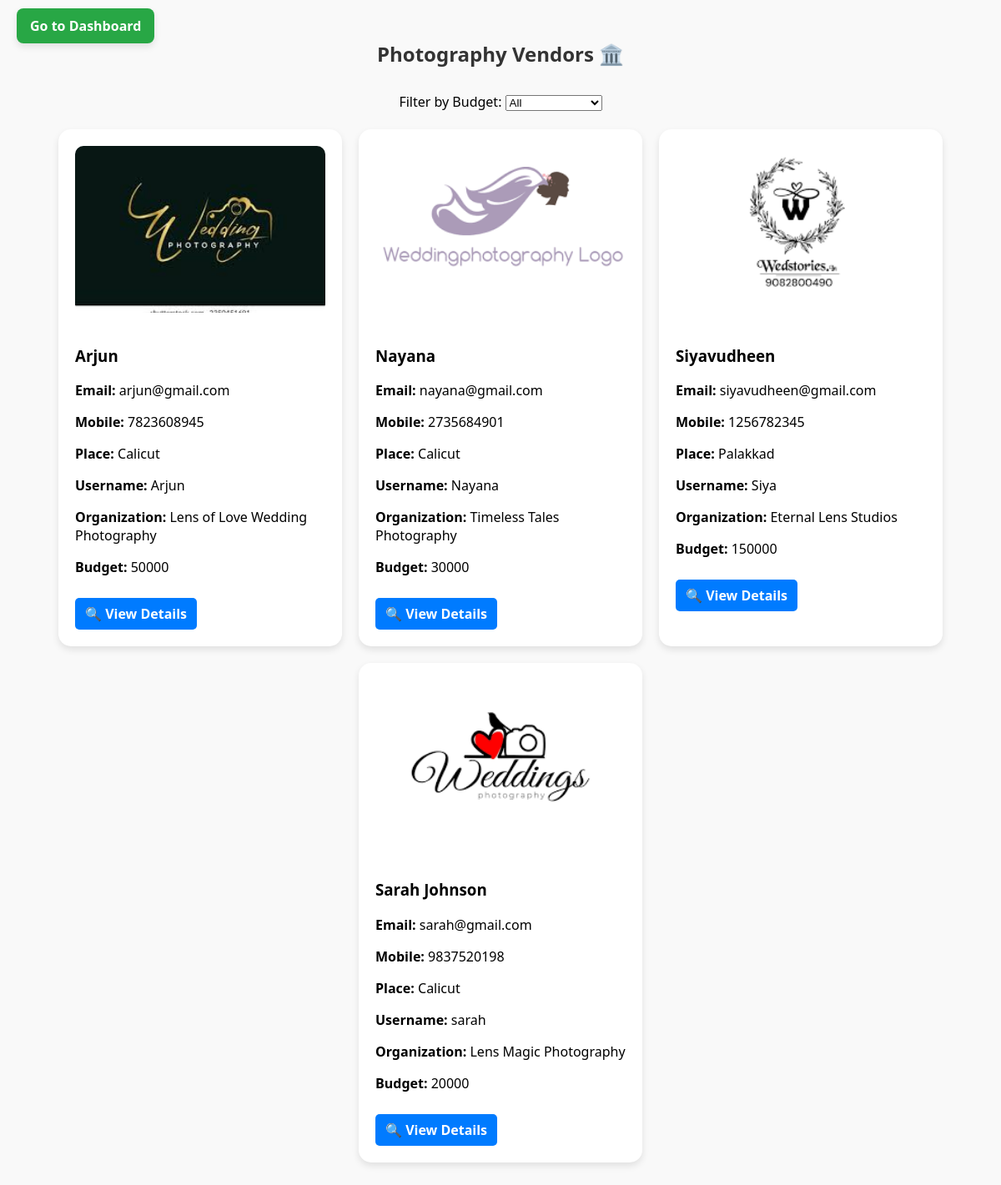
The page /user/show_photography/ on the database its author committed.
### vendor/models.py (models this page shows)
class Vendor(models.Model):
    name = models.CharField(max_length=50)
    email = models.EmailField()
    mobile = models.CharField(max_length=15)
    business_type = models.CharField(max_length=50)
    place = models.CharField(max_length=100)
    username = models.CharField(max_length=20)
    password = models.CharField(max_length=20)
    profile_pic = models.ImageField(upload_to='vendor_profile_pics/')
    bio = models.TextField()
    budget = models.CharField(max_length=100)
    budget_int = models.IntegerField(null=True, blank=True)
    organization = models.CharField(max_length=100)

### user/views.py (the view)
# urls.py: path('show_photography/', show_photography, name='show_photography'),
def show_photography(request):
    vendors = Vendor.objects.filter(business_type='Photography')
    selected_budget = request.GET.get('budget')
    if selected_budget == '25000_below':
        vendors = vendors.filter(budget_int__lte=25000)
    elif selected_budget == '50000_below':
        vendors = vendors.filter(budget_int__lte=50000)
    elif selected_budget == '100000_below':
        vendors = vendors.filter(budget_int__lte=100000)
    elif selected_budget == '100000_above':
        vendors = vendors.filter(budget_int__gt=100000)
    return render(request, "show_photography.html", {'vendors': vendors})

### user/templates/show_photography.html (shortened to what this page needs)
{% load static %}
<!DOCTYPE html>
<html lang="en">
<head>
    <link rel="stylesheet" href="{% static 'css/vendor_styles.css' %}">
</head>
<body>
    <div class="top-left-button">
        <a href="{% url 'user_dashboard' %}" class="userdashboard">
            Go to Dashboard
        </a>
    </div>
    <h2>Photography Vendors 🏛️</h2>
    <form method="get" action="">
        <label for="budget">Filter by Budget:</label>
        <select name="budget" id="budget" onchange="this.form.submit()">
            {% with budget=request.GET.budget %}
            <option value="" {% if not budget %}selected{% endif %}>All</option>
        {% endwith %}
        </select>
    </form>
    <br>
    <div class="vendor-container">
        {% for vendor in vendors %}
        <div class="vendor-card">
            <img src="{{ vendor.profile_pic.url }}" alt="{{ vendor.name }} Profile Picture" class="profile-pic">
            <h3>{{ vendor.name }}</h3>
            <p><strong>Email:</strong> {{ vendor.email }}</p>
            <p><strong>Mobile:</strong> {{ vendor.mobile }}</p>
            <p><strong>Place:</strong> {{ vendor.place }}</p>
            <p><strong>Username:</strong> {{ vendor.username }}</p>
            <p><strong>Organization:</strong> {{ vendor.organization }}</p>
            <p><strong>Budget:</strong> {{ vendor.budget }}</p>
            <a href="{% url 'vendor_detail' vendor.id %}" class="view-details-btn">
                🔍 View Details
            </a>
        </div>
        {% endfor %}
    </div>
</body>
</html>

### rows shown on the page
Vendor: profile_pic (picture), name "Arjun", email "arjun@gmail.com", mobile "7823608945", place "Calicut", username "Arjun", organization "Lens of Love Wedding Photography", budget "50000"
Vendor: profile_pic (picture), name "Nayana", email "nayana@gmail.com", mobile "2735684901", place "Calicut", username "Nayana", organization "Timeless Tales Photography", budget "30000"
Vendor: profile_pic (picture), name "Siyavudheen", email "siyavudheen@gmail.com", mobile "1256782345", place "Palakkad", username "Siya", organization "Eternal Lens Studios", budget "150000"
Vendor: profile_pic (picture), name "Sarah Johnson", email "sarah@gmail.com", mobile "9837520198", place "Calicut", username "sarah", organization "Lens Magic Photography", budget "20000"
